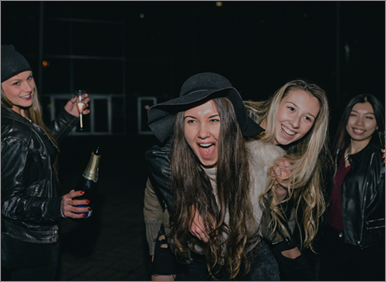
#> input picture python_project/pyramid/rgb.png, 386 x 282 px, found by its file name
$ python pyramid.py
#> lines starting #> are read from the running program, lines starting #| are printed output that depends on the picture
import cv2
import matplotlib.pyplot as plt

img = cv2.imread('/home/lcl/Desktop/projects/python-project/pyramid/rgb.png')
#> img is the input picture: shape (282, 386, 3); mean B, G, R 32.5, 34.1, 32.7
img_temp = cv2.pyrDown(img)
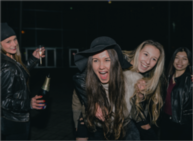
#> img_temp: shape (141, 193, 3); mean B, G, R 32, 33.7, 32.3
plt.subplot(121),plt.imshow(img,'gray')
plt.subplot(122),plt.imshow(img_temp,'gray')
#plt.subplot(121),plt.imshow('gray',img)
#plt.subplot(122),plt.imshow('gray',img_temp)
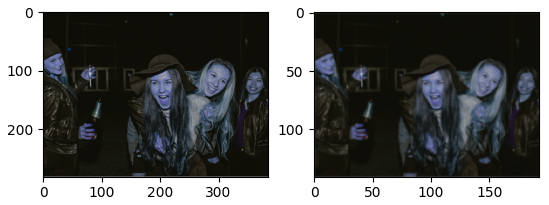
#> figure drawn by matplotlib, 2 panels; B, G, R data is drawn as R, G, B
